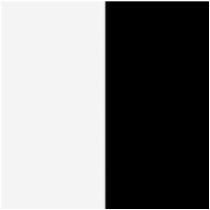
%> input picture problem-set-01/matlab/test_image/06_a.png, 210 x 210 px
$ octave Problem06.m   (GNU Octave 9; MATLAB toolbox functions it lacks are replaced by stand-ins)
%> lines starting %> are read from the running program, lines starting %| are printed output that depends on the picture
close all;
clear;
clc;

% the left image
img = imread('test_image\06_a.png');
%> img is the input picture: size 210x210x3 uint8; min 0, max 255, mean 125.1
figure;
subplot(221), imshow(img), title('a-1 original image');
subplot(222), imhist(img), title('a-2 original hist');

img_o = histeq(img);
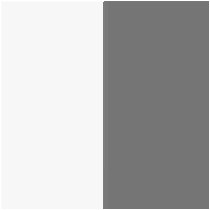
%> img_o: size 210x210x3 uint8; min 117, max 255, mean 182.3
subplot(223), imshow(img_o), title('a-3 blurred image');
subplot(224), imhist(img_o), title('a-4 blurred hist');
%> after `title('a-4 blurred hist')`:
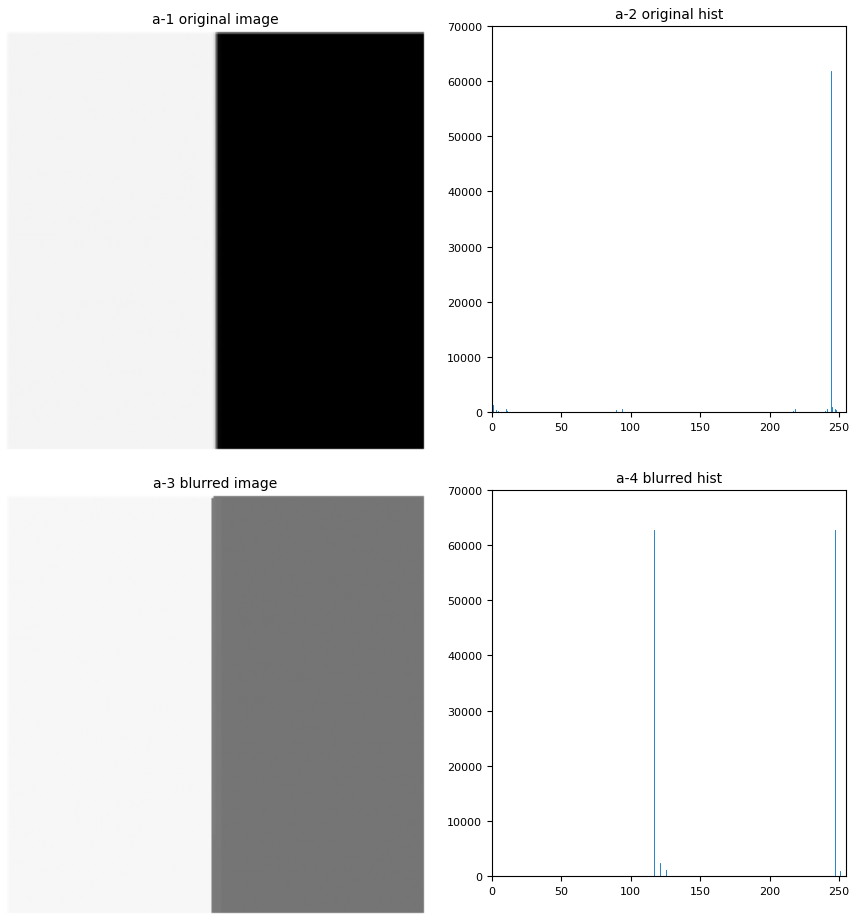
%> figure redrawn from the program's plot data, 4 panels


% the right image
img = imread('test_image\06_b.png');
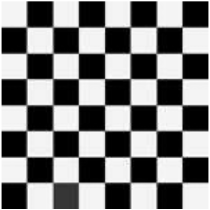
%> input picture problem-set-01/matlab/test_image/06_b.png, 210 x 210 px
%> img is the input picture: size 210x210x3 uint8; min 0, max 255, mean 127
figure;
subplot(221), imshow(img), title('b-1 original image');
subplot(222), imhist(img), title('b-2 original hist');

img_o = histeq(img);
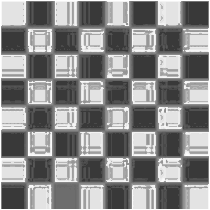
%> img_o: size 210x210x3 uint8; min 57, max 255, mean 138.5
subplot(223), imshow(img_o), title('b-3 blurred image');
subplot(224), imhist(img_o), title('b-4 blurred hist');
%> after `title('b-4 blurred hist')`:
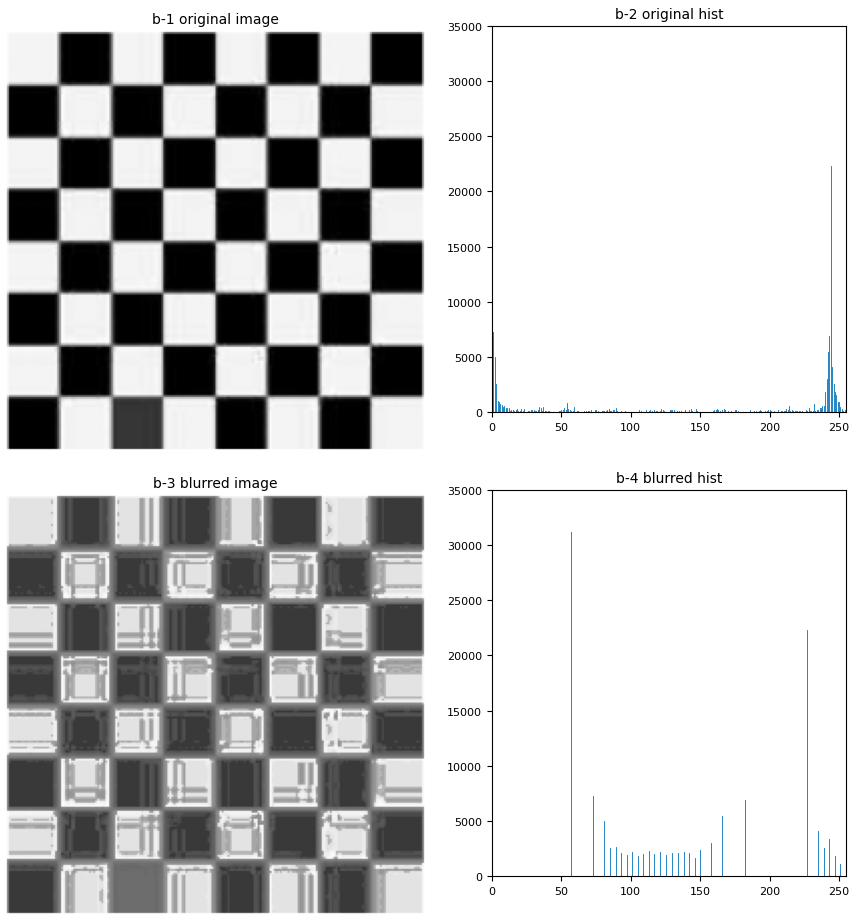
%> figure redrawn from the program's plot data, 4 panels
